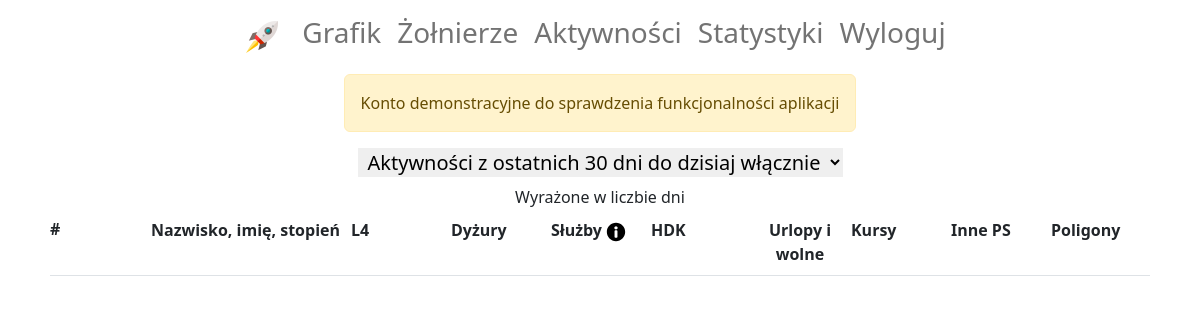
/soldiers-statistics/ (signed in), run on an earlier commit of the app's database.
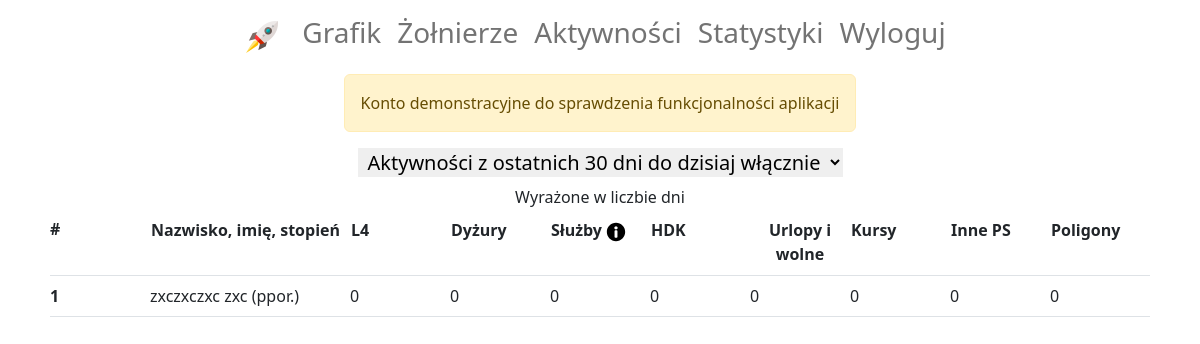
And on a later commit of the database.
### diagram/models.py (models this page shows, shortened)
class Soldier(models.Model):
    rank = models.CharField(max_length=20, choices=RANKS, verbose_name='stopień')
    first_name = models.CharField(max_length=20, verbose_name='imię')
    last_name = models.CharField(max_length=30, verbose_name='nazwisko')
    subdivision = models.ForeignKey(Subdivision, on_delete=models.SET_NULL, null=True, blank=True,
                                    verbose_name='pododdział')
    demo = models.BooleanField(default=False)

### soldiers_statistics/views.py (the view)
# urls.py: path('', StatisticsView.as_view(), name='statistics'),
class StatisticsView(LoginRequiredMixin, generic.View):
    def get(self, request):
        days_before_param = request.GET.get('days_before', None)
        if days_before_param and days_before_param in ['30', '90', '180', 'all']:
            if days_before_param == 'all':
                days_before_param = 9999
            else:
                days_before_param = int(days_before_param)
            request.session['days_before'] = days_before_param
        days_before = request.session.get('days_before', 90)
        order_key_param = request.GET.get('order_key', None)
        if order_key_param and order_key_param in ['last_name', 'L4', 'Dyżury', 'Służby', 'HDK', 'Urlopy', 'Kursy',
                                                   'PS', 'Poligony']:
            request.session['order_key'] = order_key_param
        order_key = request.session.get('order_key', 'last_name')
        content = [{
            'pk': soldier.pk,
            'rank': soldier.rank,
            'first_name': soldier.first_name,
            'last_name': soldier.last_name,
            'L4': get_days_of_soldier_activity(soldier, ['L4'], days_before),
            'Dyżury': get_days_of_soldier_activity(soldier, ['DYŻUR'], days_before),
            'Służby': get_days_of_soldier_activity(soldier,
                                                   ['SŁ.OF', 'SŁ.POM', 'SŁ.PDF', 'SŁ.DYŻ', 'SŁ.PST', 'SŁ.PKT', 'PA GAR',
                                                    'PA JW', 'OKO'], days_before),
            'HDK': get_days_of_soldier_activity(soldier, ['HDK'], days_before),
            'Urlopy': get_days_of_soldier_activity(soldier,
                                                   ['UR.WYP', 'WOLNE', 'UR.DOD', 'UR.OK', 'UR.OJC', 'UR.WYC', 'UR.SZK'],
                                                   days_before),
            'Kursy': get_days_of_soldier_activity(soldier, ['KURS'], days_before),
            'PS': get_days_of_soldier_activity(soldier, ['PS'], days_before),
            'Poligony': get_days_of_soldier_activity(soldier, ['POLIG'], days_before),
        } for soldier in Soldier.objects.filter(subdivision=request.user.subdivision).order_by('last_name')
        ]
        return render(request, 'soldiers_statistics/statistics.html',
                      context={'statistics': sorted(content, key=lambda x: x[order_key])})

### diagram/functions.py (called while the page is built, shortened)
def get_days_of_soldier_activity(soldier, activities_names, days_before):
    start_date = now().date() + datetime.timedelta(days=-days_before)
    end_date = now().date()
    days = 0
    return days

### soldiers_statistics/templates/soldiers_statistics/statistics.html (shortened to what the changed rows need)
{% extends 'account/base.html' %}
{% load crispy_forms_filters %}
{% load static %}
{% block content %}
    <div class="d-flex flex-column align-items-center">
        <table class="table">
            <thead>
            <tr class="d-flex justify-content-center">
                <th class="col col-md-1 px-0" scope="col">#</th>
                <th class="col col-md-2 px-0" scope="col">
                    <form method="get">
                        <button class="btn p-0"><b>{% if request.session.order_key == 'last_name' %}<u>{% endif %}
                            {% if request.session.order_key == 'last_name' %}</u>{% endif %}</b></button>
                    </form>
                </th>
                <th class="col col-md-1 px-0" scope="col">
                    <form method="get">
                        <button class="btn p-0"><b>{% if request.session.order_key == 'L4' %}<u>{% endif %}
                            {% if request.session.order_key == 'last_name' %}</u>{% endif %}</b></button>
                    </form>
                </th>
                <th class="col col-md-1 px-0" scope="col">
                    <form method="get">
                        <button class="btn p-0"><b>{% if request.session.order_key == 'Dyżury' %}<u>{% endif %}
                            {% if request.session.order_key == 'Dyżury' %}</u>{% endif %}</b></button>
                    </form>
                </th>
                <th class="col col-md-1 px-0" scope="col">
                    <form method="get">
                        <button class="btn p-0"><b>{% if request.session.order_key == 'Służby' %}<u>{% endif %}
                            {% if request.session.order_key == 'Służby' %}</u>{% endif %}</b></button>
                    </form>
                </th>
                <th class="col col-md-1 px-0" scope="col">
                    <form method="get">
                        <button class="btn p-0"><b>{% if request.session.order_key == 'HDK' %}<u>{% endif %}
                            {% if request.session.order_key == 'HDK' %}</u>{% endif %}</b></button>
                    </form>
                </th>
                <th class="col col-md-1 px-0" scope="col">
                    <form method="get">
                        <button class="btn p-0"><b>{% if request.session.order_key == 'Urlopy' %}<u>{% endif %}
                            {% if request.session.order_key == 'Urlopy' %}</u>{% endif %}</b></button>
                    </form>
                </th>
                <th class="col col-md-1 px-0" scope="col">
                    <form method="get">
                        <button class="btn p-0"><b>{% if request.session.order_key == 'Kursy' %}<u>{% endif %}
                            {% if request.session.order_key == 'Kursy' %}</u>{% endif %}</b></button>
                    </form>
                </th>
                <th class="col col-md-1 px-0" scope="col">
                    <form method="get">
                        <button class="btn p-0"><b>{% if request.session.order_key == 'PS' %}<u>{% endif %}
                            {% if request.session.order_key == 'PS' %}</u>{% endif %}</b></button>
                    </form>
                </th>
                <th class="col col-md-1 px-0" scope="col">
                    <form method="get">
                        <button class="btn p-0"><b>{% if request.session.order_key == 'Poligony' %}<u>{% endif %}
                            {% if request.session.order_key == 'Poligony' %}</u>{% endif %}</b></button>
                    </form>
                </th>
            </tr>
            </thead>
            <tbody>
            {% for soldier in statistics %}
                <tr class="d-flex justify-content-center">
                    <th class="col col-md-1 px-0" scope="row">{{ forloop.counter }}</th>
                    <td class="col col-md-2 px-0">
                        <a class="text-decoration-none text-dark" href="{% url 'soldier-detail' soldier.pk %}">
                            {{ soldier.last_name }} {{ soldier.first_name }} ({{ soldier.rank }})</a></td>
                    <td class="col col-md-1 px-0">{{ soldier.L4 }}</td>
                    <td class="col col-md-1 px-0">{{ soldier.Dyżury }}</td>
                    <td class="col col-md-1 px-0">{{ soldier.Służby }}</td>
                    <td class="col col-md-1 px-0">{{ soldier.HDK }}</td>
                    <td class="col col-md-1 px-0">{{ soldier.Urlopy }}</td>
                    <td class="col col-md-1 px-0">{{ soldier.Kursy }}</td>
                    <td class="col col-md-1 px-0">{{ soldier.PS }}</td>
                    <td class="col col-md-1 px-0">{{ soldier.Poligony }}</td>
                </tr>
            {% endfor %}
            </tbody>
        </table>
    </div>
{% endblock %}

What changed in the data, as far as the page shows it:
added Soldier: last_name "zxczxczxc", first_name "zxc", rank "ppor."
Also different on the page:
new list line: "1 ( ) 0 0 0 0 0 0 0 0"
